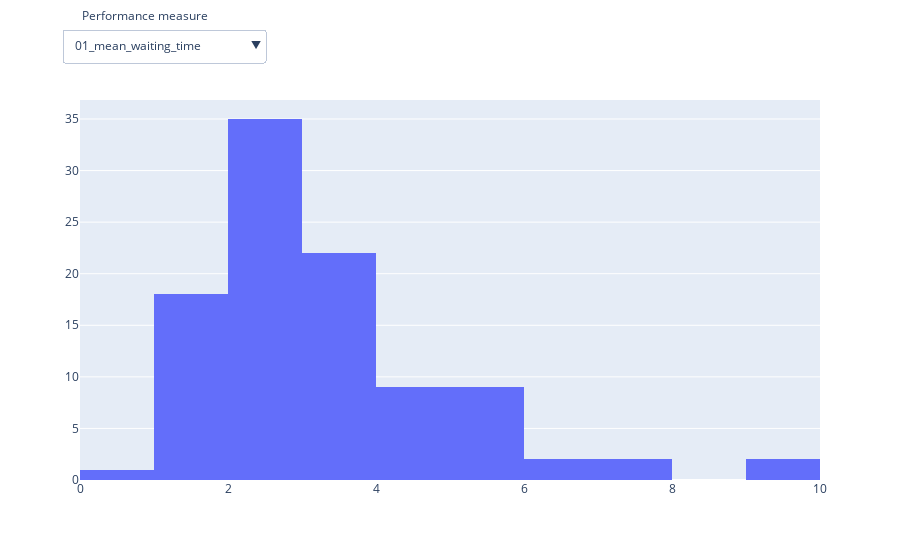

This figure's notebook cell:
### Code cell
create_user_filtered_hist(results)
